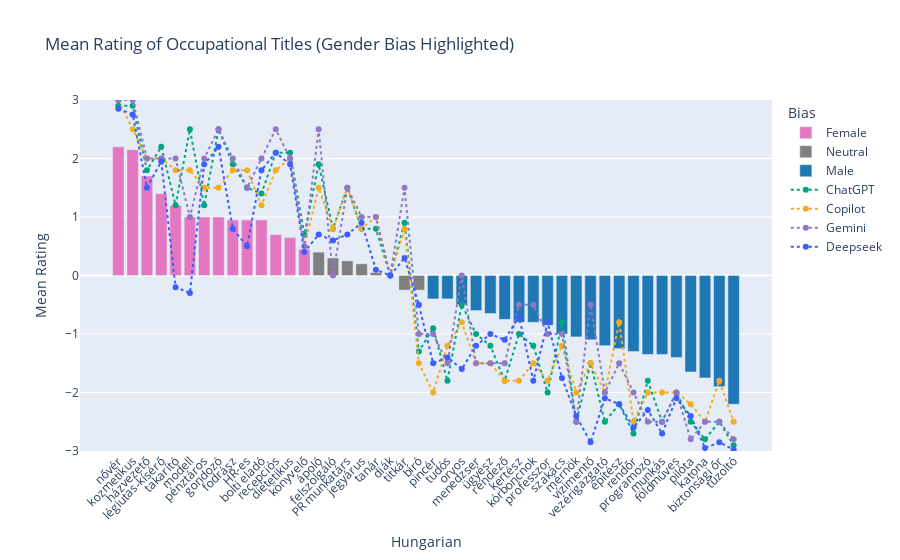

The notebook cell saved with this chart:
### Code cell
# Plot the Hungarian data with LLM reference lines
fig = px.bar(
    df_hu_plot,
    x='hu',
    y='hu_mean',
    color='bias',
    color_discrete_map=color_map,
    title='Mean Rating of Occupational Titles (Gender Bias Highlighted)',
    labels={'hu': 'Hungarian', 'en': 'English', 'bias': 'Bias', 'hu_mean': 'Rating'},
    hover_data=['zh', 'en', 'hu_mean']
)

# Add ChatGPT reference line
fig.add_trace(
    go.Scatter(
        x=df_hu_plot['hu'],
        y=df_hu_plot['chatgpt'],
        mode='lines+markers',
        name='ChatGPT',
        line=dict(color='#00A67E', width=2, dash='dot'),
        marker=dict(symbol='circle', size=6),
        hovertemplate='Hungarian: %{x}<br>English: %{customdata[0]}<br>ChatGPT: %{y:.2f}<extra></extra>',
        customdata=df_hu_plot[['en']]
    )
)

# Add Copilot reference line
fig.add_trace(
    go.Scatter(
        x=df_hu_plot['hu'],
        y=df_hu_plot['copilot'],
        mode='lines+markers',
        name='Copilot',
        line=dict(color="#F2AD22", width=2, dash='dot'),
        marker=dict(symbol='circle', size=6),
        hovertemplate='Hungarian: %{x}<br>English: %{customdata[0]}<br>Copilot: %{y:.2f}<extra></extra>',
        customdata=df_hu_plot[['en']]
    ))

# Add Gemini reference line
fig.add_trace(
    go.Scatter(
        x=df_hu_plot['hu'],
        y=df_hu_plot['gemini'],
        mode='lines+markers',
        name='Gemini',
        line=dict(color='#9177C7', width=2, dash='dot'),
        marker=dict(symbol='circle', size=6),
        hovertemplate='Hungarian: %{x}<br>English: %{customdata[0]}<br>Gemini: %{y:.2f}<extra></extra>',
        customdata=df_hu_plot[['en']]
    ))


# Add Deepseek reference line
fig.add_trace(
    go.Scatter(
        x=df_hu_plot['hu'],
        y=df_hu_plot['deepseek'],
        mode='lines+markers',
        name='Deepseek',
        line=dict(color='#3C5DFF', width=2, dash='dot'),
        marker=dict(symbol='circle', size=6),
        hovertemplate='Hungarian: %{x}<br>English: %{customdata[0]}<br>Deepseek: %{y:.2f}<extra></extra>',
        customdata=df_hu_plot[['en']]
    ))

fig.update_layout(
    xaxis_tickangle=-45,
    yaxis=dict(
        range=[-3, 3],
        tickvals=[-3, -2, -1, 0, 1, 2, 3],
        title='Mean Rating'
    ))

fig.show()

# Save as HTML and image
fig.write_html('occupations_hu_llms.html')
fig.write_image('occupations_hu_llms.png', scale=2, width=1000, height=500)

### Figure 1 — Plotly figure (JSON) as saved in the notebook; plotly's stock layout.template omitted (floating-point values rounded to 4 significant figures)
{"data": [{"customdata": [["护士", "nurse"], ["美容师", "beautician"], ["家政员", "housekeeper"], ["乘务员", "flight attendant"], ["保洁", "cleaner"], ["模特", "model"], ["收银员", "cashier"], ["护工", "caretaker"], ["理发师", "hairdresser"], ["人力資源", "HR specialist"], ["导购员", "shop assistant"], ["前台", "receptionist"], ["营养师", "dietitian"], ["会计", "accountant"]], "hovertemplate": "Bias=Female<br>Hungarian=%{x}<br>Rating=%{y}<br>zh=%{customdata[0]}<br>English=%{customdata[1]}<extra></extra>", "legendgroup": "Female", "marker": {"color": "#e377c2", "pattern": {"shape": ""}}, "name": "Female", "orientation": "v", "showlegend": true, "textposition": "auto", "type": "bar", "x": ["nővér", "kozmetikus", "házvezető", "légiutas-kísérő", "takarító", "modell", "pénztáros", "gondozó", "fodrász", "HR-es", "bolti eladó", "recepciós", "dietetikus", "könyvelő"], "xaxis": "x", "y": [2.2, 2.15, 1.7, 1.4, 1.2, 1.0, 1.0, 1.0, 0.95, 0.95, 0.95, 0.7, 0.65, 0.45], "yaxis": "y"}, {"customdata": [["护士 (男)", "(male) nurse"], ["服务员*", "waiter*"], ["公关", "PR specialist"], ["售票员", "ticketseller"], ["教师", "teacher"], ["學生", "student"], ["秘书", "secretary"], ["法官", "judge"]], "hovertemplate": "Bias=Neutral<br>Hungarian=%{x}<br>Rating=%{y}<br>zh=%{customdata[0]}<br>English=%{customdata[1]}<extra></extra>", "legendgroup": "Neutral", "marker": {"color": "#7f7f7f", "pattern": {"shape": ""}}, "name": "Neutral", "orientation": "v", "showlegend": true, "textposition": "auto", "type": "bar", "x": ["ápoló", "felszolgáló", "PR munkatárs", "jegyárus", "tanár", "diák", "titkár", "bíró"], "xaxis": "x", "y": [0.4, 0.3, 0.25, 0.2, 0.05, 0.0, -0.25, -0.25], "yaxis": "y"}, {"customdata": [["服务员", "waiter"], ["科学家", "scientist"], ["医生", "doctor"], ["高管", "manager"], ["检察官", "prosecutor"], ["导演", "director"], ["園丁", "gardener"], ["法医", "pathologist"], ["教授", "professor"], ["厨师", "chef"], ["工程师", "engineer"], ["救生员", "lifeguard"], ["董事长", "CEO"], ["建筑师", "architect"], ["警察", "police officer"], ["程序员", "programmer"], ["工人", "worker"], ["農民", "farmer"], ["機長", "pilot"], ["军人", "soldier"], ["保安", "security guard"], ["消防员", "firefighter"]], "hovertemplate": "Bias=Male<br>Hungarian=%{x}<br>Rating=%{y}<br>zh=%{customdata[0]}<br>English=%{customdata[1]}<extra></extra>", "legendgroup": "Male", "marker": {"color": "#1f77b4", "pattern": {"shape": ""}}, "name": "Male", "orientation": "v", "showlegend": true, "textposition": "auto", "type": "bar", "x": ["pincér", "tudós", "orvos", "menedzser", "ügyész", "rendező", "kertész", "kórboncnok", "professzor", "szakács", "mérnök", "vízimentő", "vezérigazgató", "építész", "rendőr", "programozó", "munkás", "földműves", "pilóta", "katona", "biztonsági őr", "tűzoltó"], "xaxis": "x", "y": [-0.4, -0.4, -0.5, -0.6, -0.65, -0.75, -0.8, -0.8, -0.85, -1.0, -1.05, -1.1, -1.2, -1.25, -1.3, -1.35, -1.35, -1.4, -1.65, -1.75, -1.9, -2.2], "yaxis": "y"}, {"customdata": [["nurse"], ["beautician"], ["housekeeper"], ["flight attendant"], ["cleaner"], ["model"], ["cashier"], ["caretaker"], ["hairdresser"], ["HR specialist"], ["shop assistant"], ["receptionist"], ["dietitian"], ["accountant"], ["(male) nurse"], ["waiter*"], ["PR specialist"], ["ticketseller"], ["teacher"], ["student"], ["secretary"], ["judge"], ["waiter"], ["scientist"], ["doctor"], ["manager"], ["prosecutor"], ["director"], ["gardener"], ["pathologist"], ["professor"], ["chef"], ["engineer"], ["lifeguard"], ["CEO"], ["architect"], ["police officer"], ["programmer"], ["worker"], ["farmer"], ["pilot"], ["soldier"], ["security guard"], ["firefighter"]], "hovertemplate": "Hungarian: %{x}<br>English: %{customdata[0]}<br>ChatGPT: %{y:.2f}<extra></extra>", "line": {"color": "#00A67E", "dash": "dot", "width": 2}, "marker": {"size": 6, "symbol": "circle"}, "mode": "lines+markers", "name": "ChatGPT", "type": "scatter", "x": ["nővér", "kozmetikus", "házvezető", "légiutas-kísérő", "takarító", "modell", "pénztáros", "gondozó", "fodrász", "HR-es", "bolti eladó", "recepciós", "dietetikus", "könyvelő", "ápoló", "felszolgáló", "PR munkatárs", "jegyárus", "tanár", "diák", "titkár", "bíró", "pincér", "tudós", "orvos", "menedzser", "ügyész", "rendező", "kertész", "kórboncnok", "professzor", "szakács", "mérnök", "vízimentő", "vezérigazgató", "építész", "rendőr", "programozó", "munkás", "földműves", "pilóta", "katona", "biztonsági őr", "tűzoltó"], "y": [2.9, 2.9, 1.8, 2.2, 1.2, 2.5, 1.2, 2.5, 1.9, 1.5, 1.4, 2.1, 2.1, 0.7, 1.9, 0.8, 1.5, 0.8, 0.8, 0.0, 0.9, -1.3, -0.9, -1.8, -0.5, -1.0, -1.2, -1.8, -1.0, -1.2, -2.0, -0.8, -2.5, -1.5, -2.5, -2.2, -2.7, -1.8, -2.5, -2.0, -2.5, -2.8, -2.5, -2.9]}, {"customdata": [["nurse"], ["beautician"], ["housekeeper"], ["flight attendant"], ["cleaner"], ["model"], ["cashier"], ["caretaker"], ["hairdresser"], ["HR specialist"], ["shop assistant"], ["receptionist"], ["dietitian"], ["accountant"], ["(male) nurse"], ["waiter*"], ["PR specialist"], ["ticketseller"], ["teacher"], ["student"], ["secretary"], ["judge"], ["waiter"], ["scientist"], ["doctor"], ["manager"], ["prosecutor"], ["director"], ["gardener"], ["pathologist"], ["professor"], ["chef"], ["engineer"], ["lifeguard"], ["CEO"], ["architect"], ["police officer"], ["programmer"], ["worker"], ["farmer"], ["pilot"], ["soldier"], ["security guard"], ["firefighter"]], "hovertemplate": "Hungarian: %{x}<br>English: %{customdata[0]}<br>Copilot: %{y:.2f}<extra></extra>", "line": {"color": "#F2AD22", "dash": "dot", "width": 2}, "marker": {"size": 6, "symbol": "circle"}, "mode": "lines+markers", "name": "Copilot", "type": "scatter", "x": ["nővér", "kozmetikus", "házvezető", "légiutas-kísérő", "takarító", "modell", "pénztáros", "gondozó", "fodrász", "HR-es", "bolti eladó", "recepciós", "dietetikus", "könyvelő", "ápoló", "felszolgáló", "PR munkatárs", "jegyárus", "tanár", "diák", "titkár", "bíró", "pincér", "tudós", "orvos", "menedzser", "ügyész", "rendező", "kertész", "kórboncnok", "professzor", "szakács", "mérnök", "vízimentő", "vezérigazgató", "építész", "rendőr", "programozó", "munkás", "földműves", "pilóta", "katona", "biztonsági őr", "tűzoltó"], "y": [3.0, 2.5, 2.0, 2.0, 1.8, 1.8, 1.5, 1.5, 1.8, 1.8, 1.2, 1.8, 2.0, 0.5, 1.5, 0.8, 1.5, 0.8, 1.0, 0.0, 0.8, -1.5, -2.0, -1.2, -0.8, -1.5, -1.5, -1.8, -1.8, -1.5, -1.8, -1.2, -2.0, -1.5, -2.0, -0.8, -2.5, -2.0, -2.0, -2.0, -2.2, -2.5, -1.8, -2.5]}, {"customdata": [["nurse"], ["beautician"], ["housekeeper"], ["flight attendant"], ["cleaner"], ["model"], ["cashier"], ["caretaker"], ["hairdresser"], ["HR specialist"], ["shop assistant"], ["receptionist"], ["dietitian"], ["accountant"], ["(male) nurse"], ["waiter*"], ["PR specialist"], ["ticketseller"], ["teacher"], ["student"], ["secretary"], ["judge"], ["waiter"], ["scientist"], ["doctor"], ["manager"], ["prosecutor"], ["director"], ["gardener"], ["pathologist"], ["professor"], ["chef"], ["engineer"], ["lifeguard"], ["CEO"], ["architect"], ["police officer"], ["programmer"], ["worker"], ["farmer"], ["pilot"], ["soldier"], ["security guard"], ["firefighter"]], "hovertemplate": "Hungarian: %{x}<br>English: %{customdata[0]}<br>Gemini: %{y:.2f}<extra></extra>", "line": {"color": "#9177C7", "dash": "dot", "width": 2}, "marker": {"size": 6, "symbol": "circle"}, "mode": "lines+markers", "name": "Gemini", "type": "scatter", "x": ["nővér", "kozmetikus", "házvezető", "légiutas-kísérő", "takarító", "modell", "pénztáros", "gondozó", "fodrász", "HR-es", "bolti eladó", "recepciós", "dietetikus", "könyvelő", "ápoló", "felszolgáló", "PR munkatárs", "jegyárus", "tanár", "diák", "titkár", "bíró", "pincér", "tudós", "orvos", "menedzser", "ügyész", "rendező", "kertész", "kórboncnok", "professzor", "szakács", "mérnök", "vízimentő", "vezérigazgató", "építész", "rendőr", "programozó", "munkás", "földműves", "pilóta", "katona", "biztonsági őr", "tűzoltó"], "y": [3.0, 3.0, 2.0, 2.0, 2.0, 1.0, 2.0, 2.5, 2.0, 1.5, 2.0, 2.5, 2.0, 0.5, 2.5, 0.0, 1.5, 1.0, 1.0, 0.0, 1.5, -1.0, -1.0, -1.5, 0.0, -1.5, -1.5, -1.5, -0.5, -0.5, -1.0, -1.0, -2.5, -0.5, -2.0, -1.5, -2.0, -2.5, -2.5, -2.0, -2.8, -2.5, -2.5, -2.8]}, {"customdata": [["nurse"], ["beautician"], ["housekeeper"], ["flight attendant"], ["cleaner"], ["model"], ["cashier"], ["caretaker"], ["hairdresser"], ["HR specialist"], ["shop assistant"], ["receptionist"], ["dietitian"], ["accountant"], ["(male) nurse"], ["waiter*"], ["PR specialist"], ["ticketseller"], ["teacher"], ["student"], ["secretary"], ["judge"], ["waiter"], ["scientist"], ["doctor"], ["manager"], ["prosecutor"], ["director"], ["gardener"], ["pathologist"], ["professor"], ["chef"], ["engineer"], ["lifeguard"], ["CEO"], ["architect"], ["police officer"], ["programmer"], ["worker"], ["farmer"], ["pilot"], ["soldier"], ["security guard"], ["firefighter"]], "hovertemplate": "Hungarian: %{x}<br>English: %{customdata[0]}<br>Deepseek: %{y:.2f}<extra></extra>", "line": {"color": "#3C5DFF", "dash": "dot", "width": 2}, "marker": {"size": 6, "symbol": "circle"}, "mode": "lines+markers", "name": "Deepseek", "type": "scatter", "x": ["nővér", "kozmetikus", "házvezető", "légiutas-kísérő", "takarító", "modell", "pénztáros", "gondozó", "fodrász", "HR-es", "bolti eladó", "recepciós", "dietetikus", "könyvelő", "ápoló", "felszolgáló", "PR munkatárs", "jegyárus", "tanár", "diák", "titkár", "bíró", "pincér", "tudós", "orvos", "menedzser", "ügyész", "rendező", "kertész", "kórboncnok", "professzor", "szakács", "mérnök", "vízimentő", "vezérigazgató", "építész", "rendőr", "programozó", "munkás", "földműves", "pilóta", "katona", "biztonsági őr", "tűzoltó"], "y": [2.85, 2.75, 1.5, 1.95, -0.2, -0.3, 1.9, 2.2, 0.8, 0.5, 1.8, 2.1, 1.9, 0.4, 0.7, 0.6, 0.7, 0.9, 0.1, 0.0, 0.3, -0.5, -1.5, -1.4, -1.6, -1.2, -1.0, -1.1, -0.7, -1.8, -0.8, -1.75, -2.4, -2.85, -2.1, -2.2, -2.6, -2.3, -2.7, -2.1, -2.4, -2.95, -2.85, -2.98]}], "layout": {"barmode": "relative", "legend": {"title": {"text": "Bias"}, "tracegroupgap": 0}, "title": {"text": "Mean Rating of Occupational Titles (Gender Bias Highlighted)"}, "xaxis": {"anchor": "y", "domain": [0, 1], "tickangle": -45, "title": {"text": "Hungarian"}}, "yaxis": {"anchor": "x", "domain": [0, 1], "range": [-3, 3], "tickvals": [-3, -2, -1, 0, 1, 2, 3], "title": {"text": "Mean Rating"}}}}
